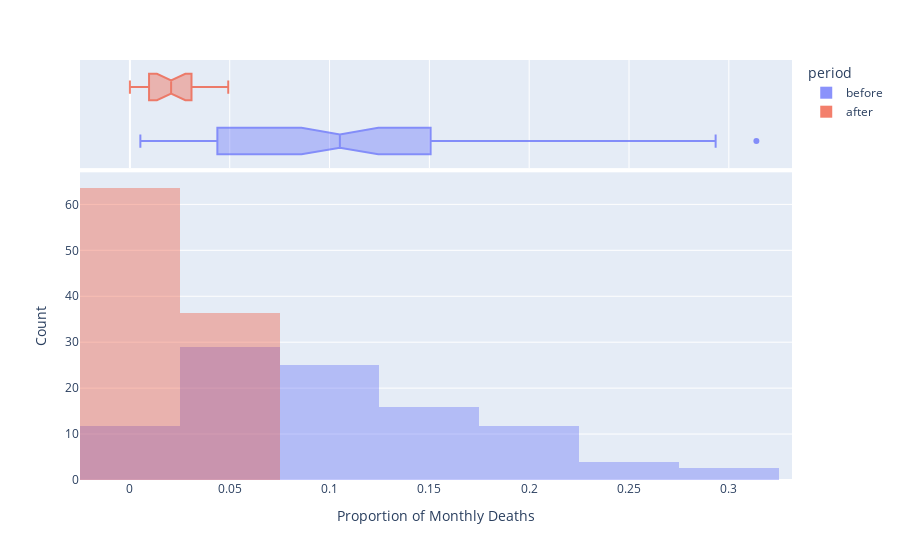

The code cell stored with this chart in its notebook:
### Code cell
fig6 = px.histogram(df_monthly, 'deaths_share', color='period', histnorm='percent', nbins=15, marginal='box', barmode='overlay')
fig6.update_layout(xaxis_title='Proportion of Monthly Deaths', yaxis_title='Count')
fig6.update_traces(opacity=0.75)
fig6.show()

### Figure 1 — Plotly figure (JSON) as saved in the notebook; plotly's stock layout.template omitted (floating-point values rounded to 4 significant figures)
{"data": [{"bingroup": "x", "histnorm": "percent", "hovertemplate": "period=before<br>deaths_share=%{x}<br>percent=%{y}<extra></extra>", "legendgroup": "before", "marker": {"color": "#636efa", "opacity": 0.5, "pattern": {"shape": ""}}, "name": "before", "nbinsx": 15, "opacity": 0.75, "orientation": "v", "showlegend": true, "type": "histogram", "x": [0.1457, 0.07531, 0.04332, 0.01569, 0.007843, 0.05, 0.08421, 0.01351, 0.01878, 0.1102, 0.2255, 0.2085, 0.1222, 0.1023, 0.1074, 0.03226, 0.06593, 0.2078, 0.2546, 0.1839, 0.2934, 0.2297, 0.3138, 0.1912, 0.1597, 0.1241, 0.1193, 0.06098, 0.04082, 0.005236, 0.01554, 0.02262, 0.176, 0.07143, 0.08051, 0.1516, 0.1128, 0.1703, 0.1731, 0.05833, 0.02679, 0.04369, 0.0632, 0.01224, 0.03226, 0.1102, 0.1055, 0.07591, 0.04745, 0.04452, 0.04231, 0.04392, 0.07143, 0.06122, 0.03586, 0.1055, 0.1484, 0.1094, 0.1049, 0.1339, 0.1809, 0.1543, 0.1897, 0.1344, 0.1015, 0.131, 0.1806, 0.1439, 0.1496, 0.1077, 0.05369, 0.03215, 0.01923, 0.03607, 0.1827, 0.1224], "xaxis": "x", "yaxis": "y"}, {"hovertemplate": "period=before<br>deaths_share=%{x}<extra></extra>", "legendgroup": "before", "marker": {"color": "#636efa"}, "name": "before", "notched": true, "opacity": 0.75, "showlegend": false, "type": "box", "x": [0.1457, 0.07531, 0.04332, 0.01569, 0.007843, 0.05, 0.08421, 0.01351, 0.01878, 0.1102, 0.2255, 0.2085, 0.1222, 0.1023, 0.1074, 0.03226, 0.06593, 0.2078, 0.2546, 0.1839, 0.2934, 0.2297, 0.3138, 0.1912, 0.1597, 0.1241, 0.1193, 0.06098, 0.04082, 0.005236, 0.01554, 0.02262, 0.176, 0.07143, 0.08051, 0.1516, 0.1128, 0.1703, 0.1731, 0.05833, 0.02679, 0.04369, 0.0632, 0.01224, 0.03226, 0.1102, 0.1055, 0.07591, 0.04745, 0.04452, 0.04231, 0.04392, 0.07143, 0.06122, 0.03586, 0.1055, 0.1484, 0.1094, 0.1049, 0.1339, 0.1809, 0.1543, 0.1897, 0.1344, 0.1015, 0.131, 0.1806, 0.1439, 0.1496, 0.1077, 0.05369, 0.03215, 0.01923, 0.03607, 0.1827, 0.1224], "xaxis": "x2", "yaxis": "y2"}, {"bingroup": "x", "histnorm": "percent", "hovertemplate": "period=after<br>deaths_share=%{x}<br>percent=%{y}<extra></extra>", "legendgroup": "after", "marker": {"color": "#EF553B", "opacity": 0.5, "pattern": {"shape": ""}}, "name": "after", "nbinsx": 15, "opacity": 0.75, "orientation": "v", "showlegend": true, "type": "histogram", "x": [0.02239, 0.012, 0.01894, 0.0458, 0.03957, 0.04472, 0.0293, 0.03534, 0.006873, 0.0, 0.006557, 0.009585, 0.01136, 0.003717, 0.0, 0.009615, 0.02341, 0.02903, 0.0134, 0.02233, 0.03085, 0.04926], "xaxis": "x", "yaxis": "y"}, {"hovertemplate": "period=after<br>deaths_share=%{x}<extra></extra>", "legendgroup": "after", "marker": {"color": "#EF553B"}, "name": "after", "notched": true, "opacity": 0.75, "showlegend": false, "type": "box", "x": [0.02239, 0.012, 0.01894, 0.0458, 0.03957, 0.04472, 0.0293, 0.03534, 0.006873, 0.0, 0.006557, 0.009585, 0.01136, 0.003717, 0.0, 0.009615, 0.02341, 0.02903, 0.0134, 0.02233, 0.03085, 0.04926], "xaxis": "x2", "yaxis": "y2"}], "layout": {"barmode": "overlay", "legend": {"title": {"text": "period"}, "tracegroupgap": 0}, "margin": {"t": 60}, "xaxis": {"anchor": "y", "domain": [0, 1], "title": {"text": "Proportion of Monthly Deaths"}}, "xaxis2": {"anchor": "y2", "domain": [0, 1], "matches": "x", "showgrid": true, "showticklabels": false}, "yaxis": {"anchor": "x", "domain": [0, 0.7326], "title": {"text": "Count"}}, "yaxis2": {"anchor": "x2", "domain": [0.7426, 1], "matches": "y2", "showgrid": false, "showline": false, "showticklabels": false, "ticks": ""}}}
